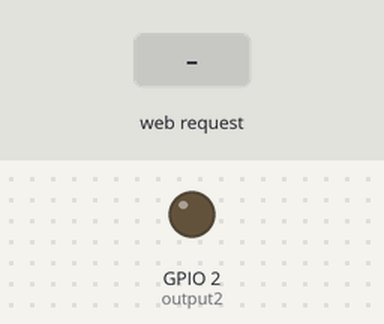
Bench run of a sketch on a simulated ESP32. Shown: output pins drawn as LEDs (lit = HIGH). Inputs (shaded band) come from the test bench. WiFi joins after 1.5 s; servers stay silent unless stated; what the sketch prints to the serial monitor is not drawn.

Above: at 2.7 s.
2.8 s: HTTP request GET /2/on received
At 3.8 s:
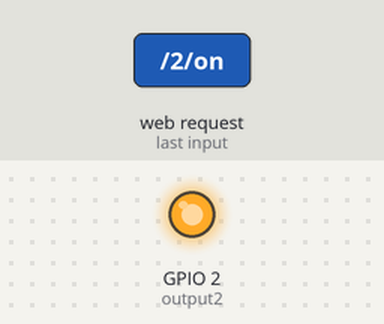
4.3 s: HTTP request GET /2/off received
At 4.9 s:
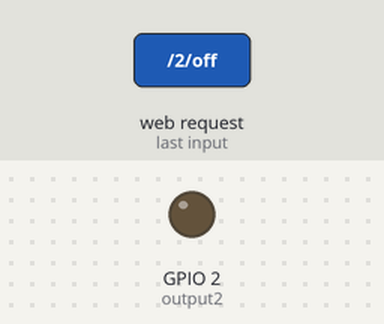
Timing chart, 0 to 7.3 s (numbered marks = the images above; inputs shaded):
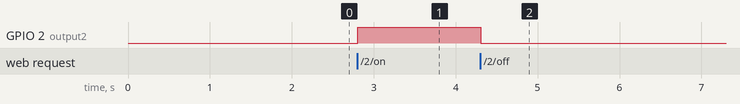

The sketch:

WebServer.ino
```cpp
#include <WiFi.h>

const char* ssid     = "";
const char* password = "";

const int output2 = 2;

String header;
String outputState = "OFF";

WiFiServer server(80);

void setup() {
  Serial.begin(115200);
  pinMode(output2, OUTPUT);
  digitalWrite(output2, LOW);

  Serial.print("Conectando a ");
  Serial.println(ssid);
  WiFi.begin(ssid, password);
  while (WiFi.status() != WL_CONNECTED) {
    delay(500);
    Serial.print(".");
  }
  Serial.println("");
  Serial.println("Conectado a WiFi");
  Serial.println("Endereço de IP: ");
  Serial.print(WiFi.localIP());
  server.begin();
}

void loop(){
  WiFiClient client = server.available();

  if (client) {
    Serial.println("Novo cliente");
    String currentLine = "";
    while (client.connected()) {
      if (client.available()) {
        char c = client.read();
        Serial.write(c);
        header += c;
        if (c == '\n') {
          if (currentLine.length() == 0) {
            client.println("HTTP/1.1 200 OK");
            client.println("Content-type:text/html");
            client.println("Connection: close");
            client.println();

            if (header.indexOf("GET /2/on") >= 0) {
              Serial.println("GPIO 2 Ligado");
              outputState = "ON";
              digitalWrite(output2, HIGH);
            } else if (header.indexOf("GET /2/off") >= 0) {
              Serial.println("GPIO 2 Desligado");
              outputState = "OFF";
              digitalWrite(output2, LOW);
            }

            client.println("<!DOCTYPE html><html>");
            client.println("<head><meta name=\"viewport\" content=\"width=device-width, initial-scale=1\">");
            client.println("<link rel=\"icon\" href=\"data:,\">");

            client.println("<style>html { font-family: Helvetica; display: inline-block; margin: 0px auto; text-align: center;}");
            client.println(".button { background-color: #4CAF50; border: none; color: white; padding: 16px 40px;");
            client.println("text-decoration: none; font-size: 30px; margin: 2px; cursor: pointer;}");
            client.println(".button2 {background-color: #555555;}</style></head>");

            client.println("<body><h1>ESP32 Web Server</h1>");

            client.println("<p>GPIO 2 " + outputState + "</p>");
            if (outputState=="OFF") {
              client.println("<p><a href=\"/2/on\"><button class=\"button\">ON</button></a></p>");
            } else {
              client.println("<p><a href=\"/2/off\"><button class=\"button button2\">OFF</button></a></p>");
            }

            client.println("</body></html>");

            client.println();
            break;
          } else {
            currentLine = "";
          }
        } else if (c != '\r') {
          currentLine += c;
        }
      }
    }
    header = "";
    client.stop();
    Serial.println("Cliente desconectado");
    Serial.println("");
  }
}
```

Measured:
- after the input at 2.8 s, GPIO 2 (output2): LOW → HIGH at once
- after the input at 4.3 s, GPIO 2 (output2): HIGH → LOW at once
